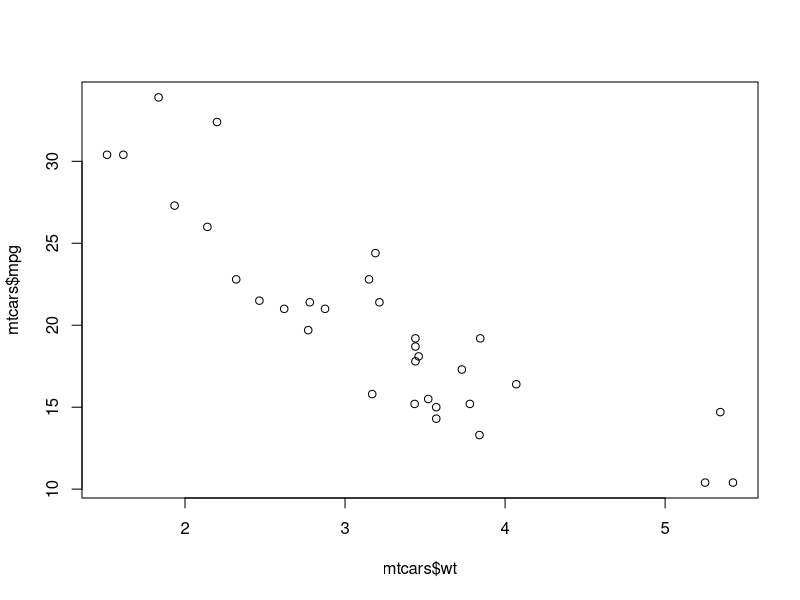
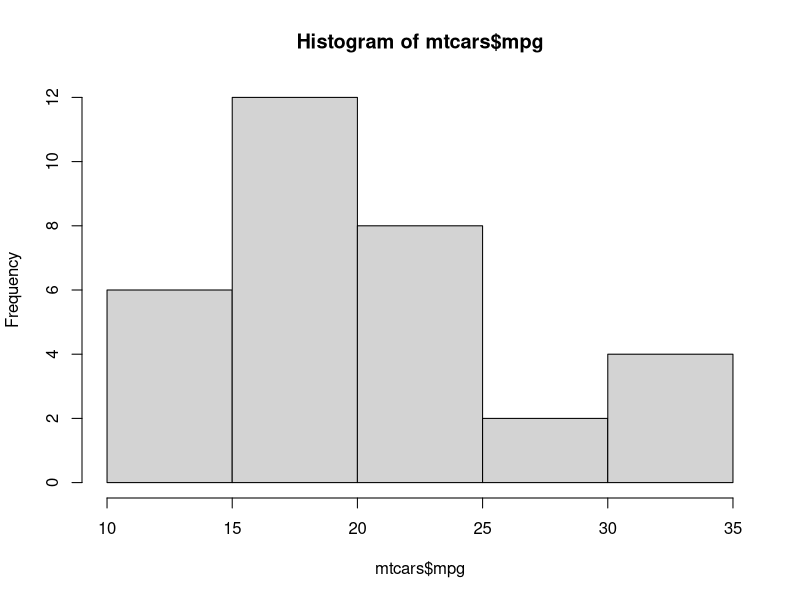
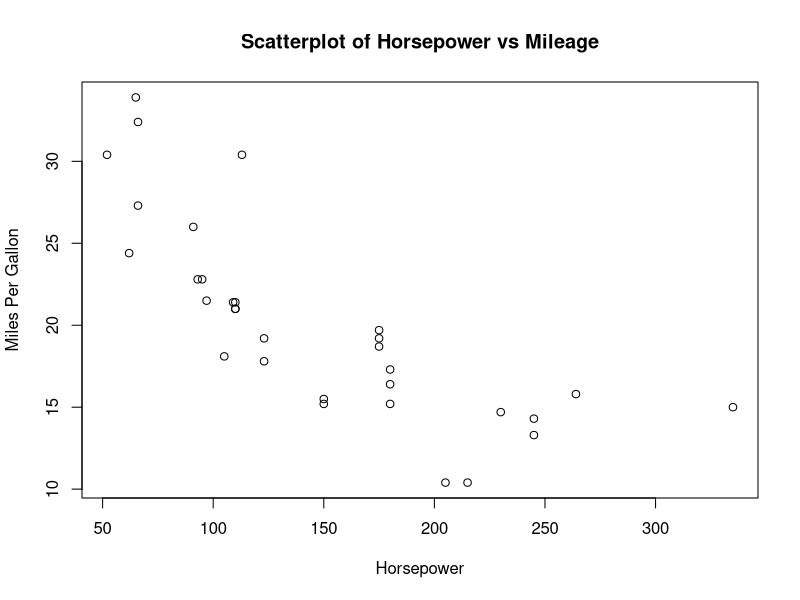
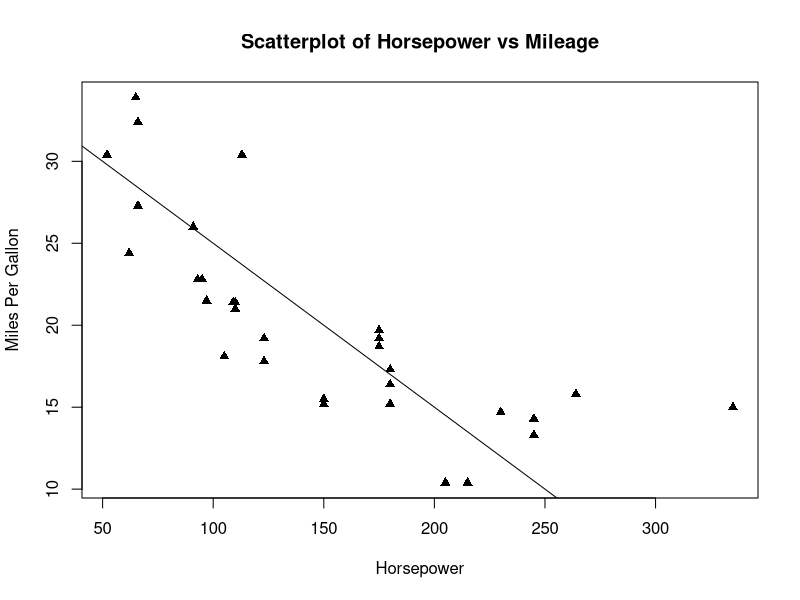
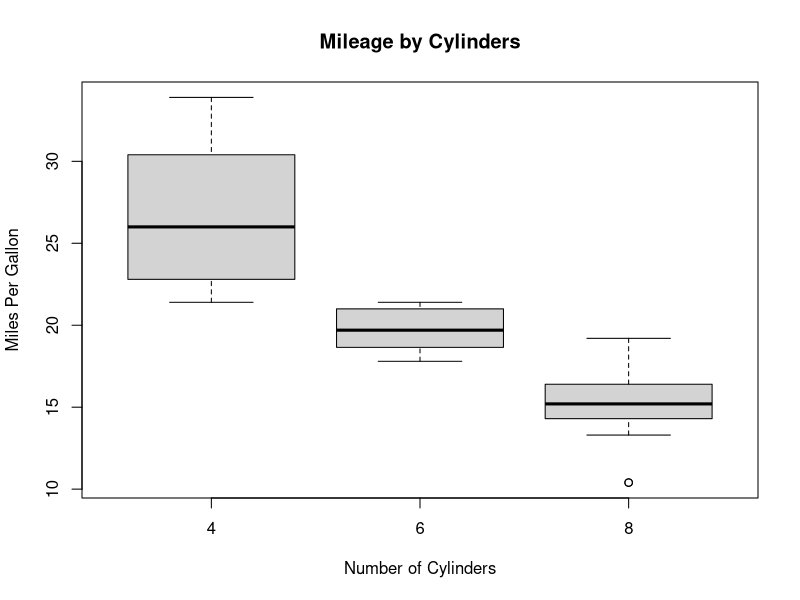
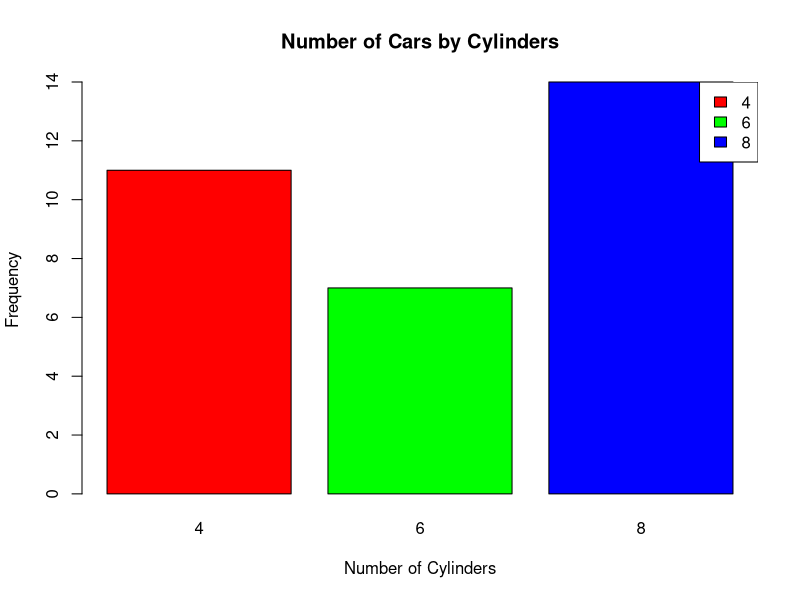
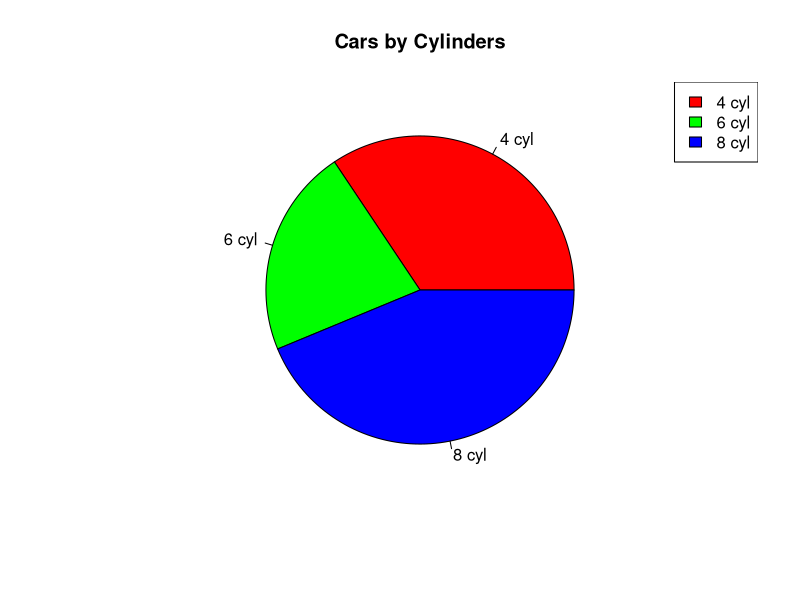

These charts were generated, in order, by the following R code:
## ---- chunk 1
knitr::opts_chunk$set(echo = TRUE)
## ---- chunk 2
# randomly sample 25 numbers between 1-100
my_numbers <- sample(1:100, 25)

# describe the dataset with statistics
cat("Descriptive statistics for random numbers \n", 
    my_numbers,  "\n",
    " Mean: ", mean(my_numbers), "\n",
    " Median: ", median(my_numbers), "\n",
    " Standard Deviation: ", sd(my_numbers),"\n",
    " Range: ", range(my_numbers) )
## ---- chunk 3
# check out mtcars dataset
head(mtcars)
## ---- chunk 4
# create conditional statement (cars with hp above median)
condition1 <- mtcars$hp > median(mtcars$hp)

# use indexing to subset the data based on condition
cars_subset <- mtcars[condition1,]

# calculate new variable and add as new column
power_to_weight_ratio <- cars_subset$hp / cars_subset$wt
cars_subset$pow_wt <- power_to_weight_ratio # new column added 
quantile(cars_subset$pow_wt)
## ---- chunk 5
# subset based on transmission type | am - Transmission (0 = automatic, 1 = manual)
condition2 <- mtcars$am == 1 
cars_subset2 <- mtcars[condition2, ]

# add an extra gear
cars_subset2$gear <- cars_subset2$gear + 1 # update existing column
## ---- chunk 6
# frequency table of different cylinders 
table(mtcars$cyl)

# unique types of cylinders
cat("Unique cyliner categories are: ", unique(mtcars$cyl) )
## ---- chunk 7
# summarize by row
mat <- matrix(sample(1:100, 9), nrow=3)
mat
apply(mat, 1, sum) # add all values by row 
## ---- chunk 8
# average car stats for datasets 
apply(mtcars[, c("mpg","hp", "wt")], 2, mean) # by column
## ---- chunk 9
# Scatterplot
plot(x = mtcars$wt, y = mtcars$mpg)  
# Histogram 
hist(x = mtcars$mpg)
## ---- chunk 10
plot(mtcars$hp, mtcars$mpg, 
     main="Scatterplot of Horsepower vs Mileage",
     xlab="Horsepower", ylab="Miles Per Gallon")
## ---- chunk 11
plot(mtcars$hp, mtcars$mpg, pch = 17,
     main="Scatterplot of Horsepower vs Mileage",
     xlab="Horsepower", ylab="Miles Per Gallon")
abline(a = 35, b = -0.1) # intercept and slope
## ---- chunk 12
boxplot(mpg ~ cyl, data=mtcars, 
        main="Mileage by Cylinders",
        xlab="Number of Cylinders",
        ylab="Miles Per Gallon")
## ---- chunk 13
barplot(table(mtcars$cyl), 
        main="Number of Cars by Cylinders",
        xlab="Number of Cylinders",
        ylab="Frequency", col=c("red","green","blue"))
legend("topright", legend=c("4", "6", "8"), fill=c("red","green","blue"))
## ---- chunk 14
pie(table(mtcars$cyl), 
    labels = c("4 cyl", "6 cyl", "8 cyl"),
    col=c("red","green","blue"),
    main="Cars by Cylinders")
legend("topright", c("4 cyl", "6 cyl", "8 cyl"), fill=c("red", "green", "blue"))
